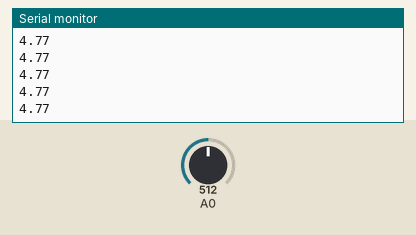
Simulated run of this sketch. Board: Arduino Uno, built with avr-gcc and run on an emulated ATmega328P. On the bench: the last lines printed to the serial monitor. Inputs (shaded band) come from the test bench; at power-on: A0 = 512.

Above: at 1.2 s.
1.3 s: A0 set to 716
At 1.31 s:
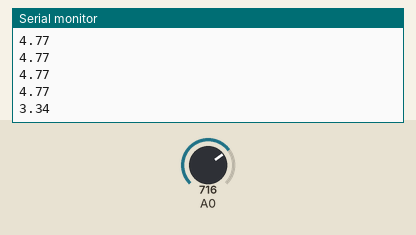
2.8 s: A0 set to 900
At 2.82 s:
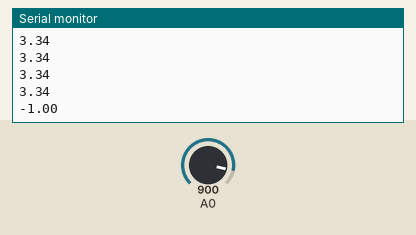
Timing chart, 0 to 5.8 s (numbered marks = the images above; inputs shaded):
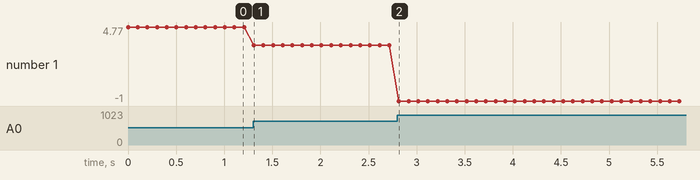

The sketch:

example.ino
```cpp
#include "SharpPetiteDist.h"

SharpPetiteDist MySensor (0);

double val;

void setup() {
  // put your setup code here, to run once:
  Serial.begin(9600);
}

void loop() {
  // put your main code here, to run repeatedly:
  /* val = 1/(analogRead(0)*0.000439-0.015);    // read the input pin
 if (val > 40)
  {
    Serial.println ("Out of range");
  }
   else if (val < 3)
  {
    Serial.println ("Out of range");
  }
  else
  {
  Serial.println(val);
  }*/
  val = MySensor.getValeur();
  Serial.println (val);
  delay (100);
}
```

SharpPetiteDist.h
```cpp
#ifndef SharpPetiteDist_h
// si Morse_h n'est pas défini

#define SharpPetiteDist_h
#include <Arduino.h>

class SharpPetiteDist
{
public:
SharpPetiteDist(int pin);
~SharpPetiteDist();


double getValeur();
void setSeuil (double seuil);
bool getIsNear();
void  setPente (double pente);
void setOffset (double offset);

private:
int m_pin;
double m_pente;
double m_offset;
double m_valeur;
double m_seuil;

};


#endif // Fin si
```

Measured:
- after the input at 1.3 s, the serial monitor: prints a new line at once (image 1)
- after the input at 2.8 s, the serial monitor: prints a new line at once (image 2)
- plotted number 1: 4.77 → 3.34 after the input at 1.3 s, 3.34 → -1 after the input at 2.8 s
